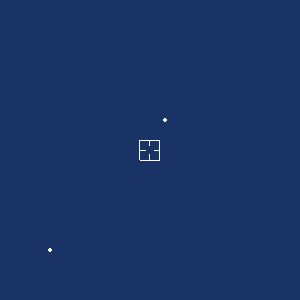

This chart was generated by the following Python code:
#!/usr/bin/env python
# Demonstrate vtkHandleWidget with 2D point handle representations and disk actors.

import vtkmodules.vtkInteractionStyle  # noqa: F401
import vtkmodules.vtkRenderingFreeType  # noqa: F401
import vtkmodules.vtkRenderingOpenGL2  # noqa: F401

from vtkmodules.vtkFiltersGeneral import vtkCursor2D
from vtkmodules.vtkFiltersSources import vtkDiskSource
from vtkmodules.vtkInteractionWidgets import (
    vtkHandleWidget,
    vtkPointHandleRepresentation2D,
)
from vtkmodules.vtkRenderingCore import (
    vtkActor2D,
    vtkPolyDataMapper2D,
    vtkRenderWindow,
    vtkRenderWindowInteractor,
    vtkRenderer,
)

# Source + Mapper + Actor: disk 0
disk_source_0 = vtkDiskSource()
disk_source_0.SetInnerRadius(0.0)
disk_source_0.SetOuterRadius(2)

disk_mapper_0 = vtkPolyDataMapper2D()
disk_mapper_0.SetInputConnection(disk_source_0.GetOutputPort())

disk_actor_0 = vtkActor2D()
disk_actor_0.SetMapper(disk_mapper_0)
disk_actor_0.SetPosition(165, 180)

# Source + Mapper + Actor: disk 1
disk_source_1 = vtkDiskSource()
disk_source_1.SetInnerRadius(0.0)
disk_source_1.SetOuterRadius(2)

disk_mapper_1 = vtkPolyDataMapper2D()
disk_mapper_1.SetInputConnection(disk_source_1.GetOutputPort())

disk_actor_1 = vtkActor2D()
disk_actor_1.SetMapper(disk_mapper_1)
disk_actor_1.SetPosition(50, 50)

# Cursor shape for handles
cursor_2d = vtkCursor2D()
cursor_2d.AllOff()
cursor_2d.AxesOn()
cursor_2d.OutlineOn()
cursor_2d.SetRadius(4)
cursor_2d.Update()

# Renderer
renderer = vtkRenderer()
renderer.AddActor(disk_actor_0)
renderer.AddActor(disk_actor_1)
renderer.SetBackground(0.1, 0.2, 0.4)

# Render window
render_window = vtkRenderWindow()
render_window.AddRenderer(renderer)
render_window.SetWindowName("handle widget2d")
render_window.SetSize(300, 300)

# Interactor
interactor = vtkRenderWindowInteractor()
interactor.SetRenderWindow(render_window)


# Callbacks
def handle_callback_0(caller, event_string):
    pos = [0.0, 0.0, 0.0]
    caller.GetRepresentation().GetDisplayPosition(pos)
    disk_actor_0.SetPosition(pos[0], pos[1])


def handle_callback_1(caller, event_string):
    pos = [0.0, 0.0, 0.0]
    caller.GetRepresentation().GetDisplayPosition(pos)
    disk_actor_1.SetPosition(pos[0], pos[1])


# Widget 0: tracks disk_actor_0
handle_rep_0 = vtkPointHandleRepresentation2D()
pos0 = list(disk_actor_0.GetPosition()) + [0.0] if len(disk_actor_0.GetPosition()) < 3 else list(disk_actor_0.GetPosition())
handle_rep_0.SetDisplayPosition(pos0)
handle_rep_0.ActiveRepresentationOn()
handle_rep_0.SetCursorShape(cursor_2d.GetOutput())

handle_widget_0 = vtkHandleWidget()
handle_widget_0.SetInteractor(interactor)
handle_widget_0.SetRepresentation(handle_rep_0)
handle_widget_0.AddObserver("InteractionEvent", handle_callback_0)
handle_widget_0.On()

# Widget 1: tracks disk_actor_1
handle_rep_1 = vtkPointHandleRepresentation2D()
pos1 = list(disk_actor_1.GetPosition()) + [0.0] if len(disk_actor_1.GetPosition()) < 3 else list(disk_actor_1.GetPosition())
handle_rep_1.SetDisplayPosition(pos1)
handle_rep_1.SetCursorShape(cursor_2d.GetOutput())

handle_widget_1 = vtkHandleWidget()
handle_widget_1.SetInteractor(interactor)
handle_widget_1.SetRepresentation(handle_rep_1)
handle_widget_1.AddObserver("InteractionEvent", handle_callback_1)
handle_widget_1.On()

interactor.Initialize()
interactor.Start()
